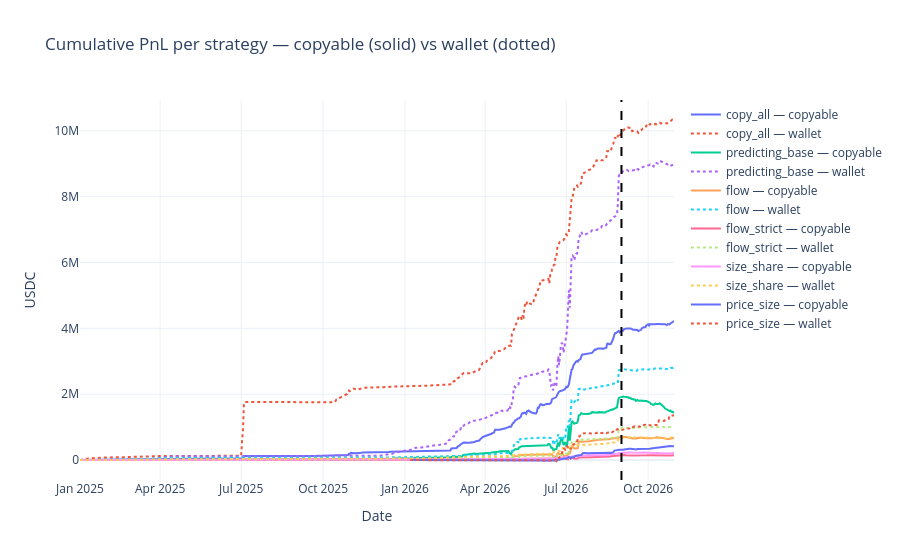

Write notebook code for a chart like this one.
### Markdown cell above
## Plots

Cumulative copyable PnL and outstanding copy exposure per strategy.

### Code cell
def _strategy_fills(wallets, mask):
    return df[df["wallet"].isin(wallets) & mask.fillna(False)].copy()


fig = go.Figure()
for _name, (_wallets, _mask) in strategies.items():
    _sub = _strategy_fills(_wallets, _mask)
    if _sub.empty:
        continue
    daily = _sub.groupby(_sub["dt"].dt.floor("D"))["copyable_pnl"].sum().sort_index()
    cumulative = daily.cumsum()
    fig.add_trace(
        go.Scatter(x=cumulative.index, y=cumulative.values, mode="lines", name=f"{_name} — copyable")
    )
    daily_wallet = _sub.groupby(_sub["dt"].dt.floor("D"))["pnl"].sum().sort_index()
    wallet_cumulative = daily_wallet.cumsum()
    fig.add_trace(
        go.Scatter(
            x=wallet_cumulative.index,
            y=wallet_cumulative.values,
            mode="lines",
            name=f"{_name} — wallet",
            line=dict(dash="dot"),
        )
    )
fig.add_vline(x=TRAIN_END, line_dash="dash", line_color="black")
fig.update_layout(
    title="Cumulative PnL per strategy — copyable (solid) vs wallet (dotted)",
    xaxis_title="Date",
    yaxis_title="USDC",
    template="plotly_white",
)
fig.show()

### Figure 1 — Plotly figure (JSON) as saved in the notebook; plotly's stock layout.template omitted (floating-point values rounded to 4 significant figures; data arrays with more than 128 entries replaced by an {"elided": "..."} marker saying what was removed)
{"data": [{"mode": "lines", "name": "copy_all — copyable", "type": "scatter", "x": {"elided": "538 str values"}, "y": {"elided": "538 float values"}}, {"line": {"dash": "dot"}, "mode": "lines", "name": "copy_all — wallet", "type": "scatter", "x": {"elided": "538 str values"}, "y": {"elided": "538 float values"}}, {"mode": "lines", "name": "predicting_base — copyable", "type": "scatter", "x": {"elided": "638 str values"}, "y": {"elided": "638 float values"}}, {"line": {"dash": "dot"}, "mode": "lines", "name": "predicting_base — wallet", "type": "scatter", "x": {"elided": "638 str values"}, "y": {"elided": "638 float values"}}, {"mode": "lines", "name": "flow — copyable", "type": "scatter", "x": {"elided": "567 str values"}, "y": {"elided": "567 float values"}}, {"line": {"dash": "dot"}, "mode": "lines", "name": "flow — wallet", "type": "scatter", "x": {"elided": "567 str values"}, "y": {"elided": "567 float values"}}, {"mode": "lines", "name": "flow_strict — copyable", "type": "scatter", "x": {"elided": "456 str values"}, "y": {"elided": "456 float values"}}, {"line": {"dash": "dot"}, "mode": "lines", "name": "flow_strict — wallet", "type": "scatter", "x": {"elided": "456 str values"}, "y": {"elided": "456 float values"}}, {"mode": "lines", "name": "size_share — copyable", "type": "scatter", "x": {"elided": "565 str values"}, "y": {"elided": "565 float values"}}, {"line": {"dash": "dot"}, "mode": "lines", "name": "size_share — wallet", "type": "scatter", "x": {"elided": "565 str values"}, "y": {"elided": "565 float values"}}, {"mode": "lines", "name": "price_size — copyable", "type": "scatter", "x": {"elided": "274 str values"}, "y": {"elided": "274 float values"}}, {"line": {"dash": "dot"}, "mode": "lines", "name": "price_size — wallet", "type": "scatter", "x": {"elided": "274 str values"}, "y": {"elided": "274 float values"}}], "layout": {"shapes": [{"line": {"color": "black", "dash": "dash"}, "type": "line", "x0": "2026-09-01T00:00:00+00:00", "x1": "2026-09-01T00:00:00+00:00", "xref": "x", "y0": 0, "y1": 1, "yref": "y domain"}], "title": {"text": "Cumulative PnL per strategy — copyable (solid) vs wallet (dotted)"}, "xaxis": {"title": {"text": "Date"}}, "yaxis": {"title": {"text": "USDC"}}}}
